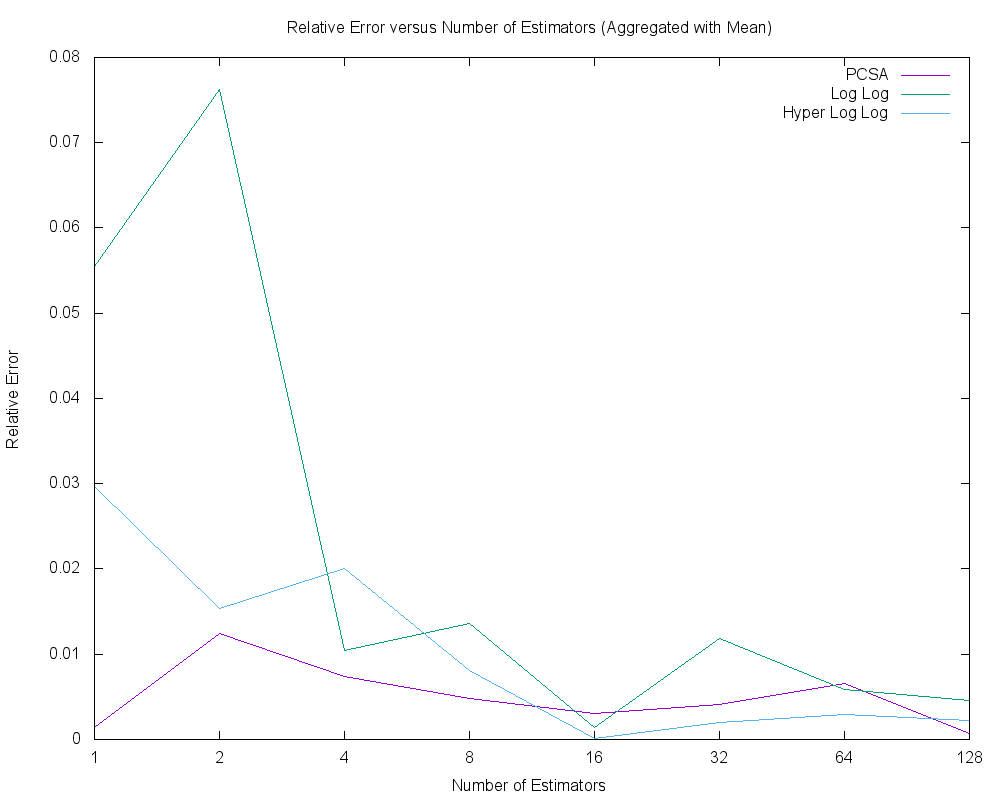

Source code (gnuplot):
set title "Relative Error versus Number of Estimators (Aggregated with Mean)"
set key top right
set xlabel "Number of Estimators"
set ylabel "Relative Error"
set logscale x 2
set terminal png size 1000, 800
set output 'at_mean.png'
plot "at_pcsa_mean.tab" using 1:2 title "PCSA" with lines, \
 "at_ll_mean.tab" using 1:2 title "Log Log" with lines, \
 "at_hll_mean.tab" using 1:2 title "Hyper Log Log" with lines